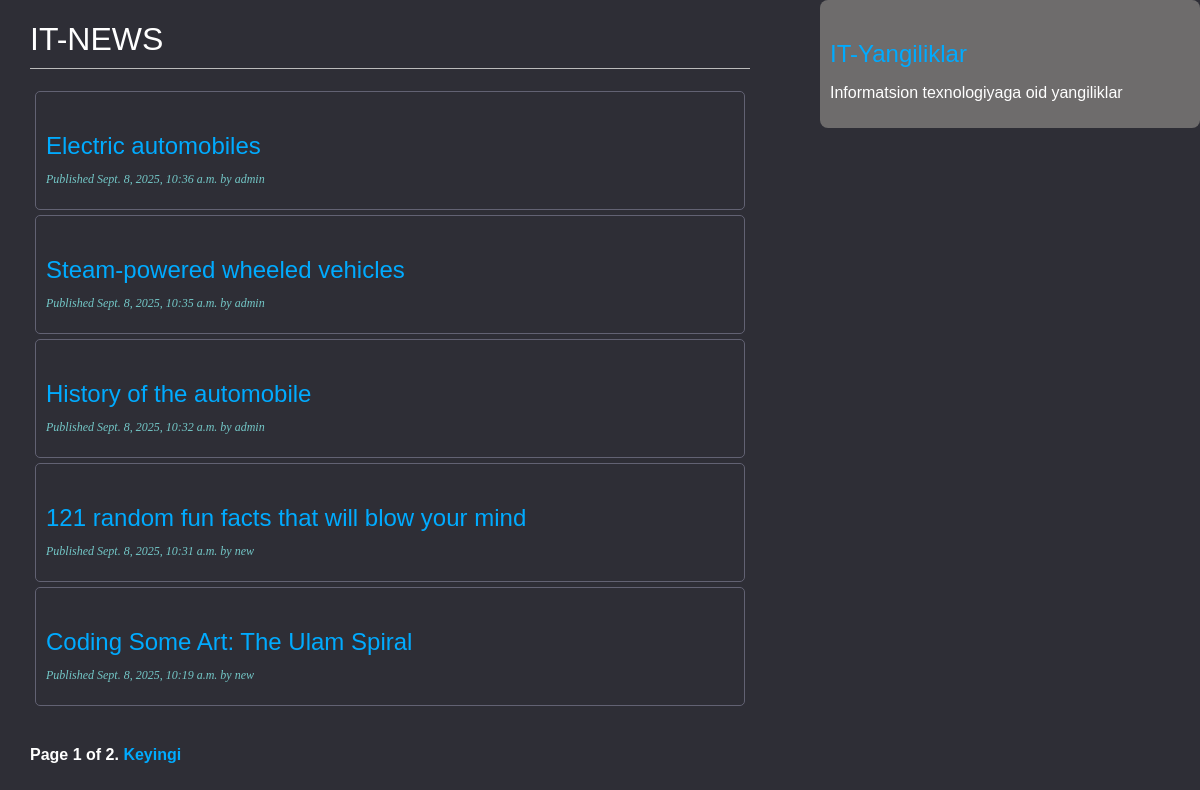
The page / on the database its author committed.
### blogapp/models.py (models this page shows, shortened)
class Post(models.Model):
    STATUS_CHOICES = (
        ('draft', 'Draft'),
        ('published', 'Published')
    )
    title = models.CharField(max_length=255)
    slug = models.SlugField(max_length=255, unique_for_date="publish")
    author = models.ForeignKey(User, on_delete=models.CASCADE, related_name="blog_posts")
    body = models.TextField()
    publish = models.DateTimeField(default=timezone.now)
    created = models.DateTimeField(auto_now_add=True)
    updated = models.DateTimeField(auto_now=True)
    status = models.CharField(max_length=10,choices=STATUS_CHOICES, default='draft')
    class Meta:
        ordering = ('-publish',)
    objects = models.Manager()
    published = PublishedManager()
    def get_absolute_url(self):
        return reverse("blog:post_detail", args=[self.publish.year,
                                                 self.publish.month,
                                                 self.publish.day,
                                                 self.slug])

### blogapp/views.py (the view)
# urls.py: path('', views.PostListView.as_view(), name='post_list'),
class PostListView(ListView):
    queryset = Post.published.all()
    context_object_name = 'posts'
    paginate_by = 5
    template_name = "blog/post/list.html"

### templates/blog/post/list.html (shortened to what this page needs)
{% extends "blog/base.html" %}
{% block content %}
    <h1>IT-NEWS</h1>
    {% for post in posts %}
        <div class="post">
            <h2>
                <a href="{{ post.get_absolute_url }}"> {{ post.title }}</a>
            </h2>
            <p class="date">
                Published {{ post.publish }} by {{ post.author }}
            </p>
        </div>
    {% endfor %}
    {% include 'paginator.html' with page=page_obj %}
{% endblock %}

### templates/blog/base.html (shortened to what this page needs)
<!DOCTYPE html>
{% load static %}
<html lang="en">
<head>
    <link href="{% static 'css/blog.css' %}" rel="stylesheet">
</head>
<body>
<div id="content">
    {% block content %}
    {% endblock %}
</div>
<div id="sidebar">
    <h2>IT-Yangiliklar</h2>
    <p>Informatsion texnologiyaga oid yangiliklar</p>
</div>
</body>
</html>

### templates/paginator.html (shortened to what this page needs)
<div class="pagination">
    <span class="step-links">
        <span class="current">
            Page {{ page.number }} of {{ page.paginator.num_pages }}.
        </span>
        {% if page.has_next %}
            <a href="?page={{ page.next_page_number }}">Keyingi</a>
        {% endif %}
    </span>
</div>

### static/css/blog.css (style rules this page uses)
body { margin: 0; padding: 0; font-family: helvetica, sans-serif; background-color: #2e2e36; color: white; }
a { color: #00abff; text-decoration: none; }
h1 { font-weight: normal; border-bottom: 1px solid #bbb; padding: 0 0 10px 0; }
h2 { font-weight: normal; margin: 30px 0 0; color: #00abff }
#content { float: left; width: 60%; padding: 0 0 0 30px; }
#sidebar { float: right; width: 30%; padding: 10px; background: #6e6c6c; height: 100%; border-radius: 8px; }
p.date { color: #73c7c7; font-family: georgia, serif; font-size: 12px; font-style: italic; }
.pagination { margin: 40px 0; font-weight: bold; }
.post { border: 1px solid #626273; padding: 10px; border-radius: 5px; margin:5px; }

### rows shown on the page
Post: title "Electric automobiles", publish "Sept. 8, 2025, 10:36 a.m.", author "admin"
Post: title "Steam-powered wheeled vehicles", publish "Sept. 8, 2025, 10:35 a.m.", author "admin"
Post: title "History of the automobile", publish "Sept. 8, 2025, 10:32 a.m.", author "admin"
Post: title "121 random fun facts that will blow your mind", publish "Sept. 8, 2025, 10:31 a.m.", author "new"
Post: title "Coding Some Art: The Ulam Spiral", publish "Sept. 8, 2025, 10:19 a.m.", author "new"

### other values the page prints
{{ page.number }} "1"
{{ page.paginator.num_pages }} "2"
